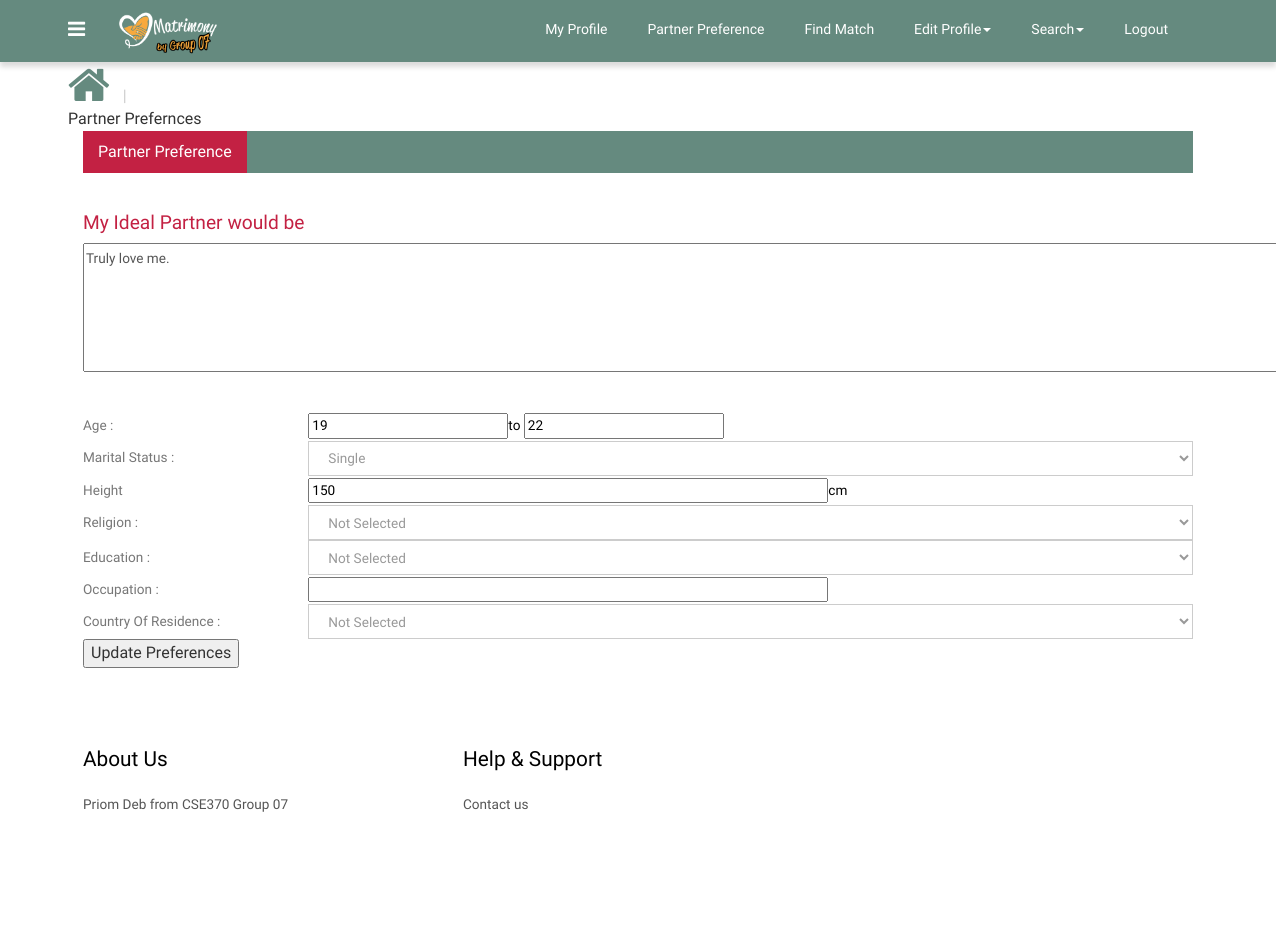
/update_partner_preferences.php (signed in), run on the app's committed database.
### tables this page shows
CREATE TABLE `partner_preferences` (
  `id` int(10) NOT NULL,
  `userid` int(10) NOT NULL,
  `age_min` varchar(3) NOT NULL,
  `age_max` int(3) NOT NULL,
  `marital_status` varchar(20) NOT NULL,
  `height` int(3) NOT NULL,
  `religion` varchar(15) NOT NULL,
  `education` varchar(30) NOT NULL,
  `occupation` varchar(30) NOT NULL,
  `country` varchar(30) NOT NULL,
  `description` text NOT NULL
);

### update_partner_preferences.php (the view, shortened to what this page needs)
<?php
include_once("core_methods.php");
$id=$_SESSION['id'];
?>
<?php
		$sql="SELECT * FROM partner_preferences WHERE userid = $id";
		$result=mysqli_query($connect, $sql);
		if($result){
			$row=mysqli_fetch_assoc($result);
			$age_min=$row['age_min'];
			$age_max=$row['age_max'];
			$marital_status=$row['marital_status'];
			$height=$row['height'];
			$occupation=$row['occupation'];
			$description=$row['description'];
		}
		else{
			echo mysqli_error($connect);
		}
?>
<!DOCTYPE HTML>
<html>
<head>
<link href="css/bootstrap-3.1.1.min.css" rel='stylesheet' type='text/css' />
<link href="css/style.css" rel='stylesheet' type='text/css' />
<link href="css/font-awesome.css" rel="stylesheet">
</head>
<body>
 <?php
 include("includes/user_nav_bar.php");
 ?>
<div class="grid_3">
  <div class="container">
   <div class="breadcrumb1">
     <ul>
        <a href="index.php"><i class="fa fa-home home_1"></i></a>
        <span class="divider">&nbsp;|&nbsp;</span>
        <li class="current-page">Partner Prefernces</li>
     </ul>
   </div>
   <div class="profile">
   	 <div class="col-md-12 profile_left">
		<div class="col_4">
		    <div class="bs-example bs-example-tabs" role="tabpanel" data-example-id="togglable-tabs">
			   <ul id="myTab" class="nav nav-tabs nav-tabs1" role="tablist">
				  <li role="presentation" class="active"><a href="#home" id="home-tab" role="tab" data-toggle="tab" aria-controls="home" aria-expanded="true">Partner Preference</a></li>
			   </ul>
			   <form action="" method="post" name="partner">
			   <div id="myTabContent" class="tab-content">
				  <div role="tabpanel" class="tab-pane fade in active" id="home" aria-labelledby="home-tab">
                  <div class="tab_box">
				    	<h1>My Ideal Partner would be</h1>
				    	<p><textarea name="description" rows="5" cols="150"><?php echo $description;?></textarea></p>
				    </div>
				    <div class="basic_1-left">
				    	  <table class="table_working_hours">
				        	<tbody>
				        		<tr class="opened">
									<td class="day_label">Age   :</td>
									<td class="day_value">
									<input type="text" name="age_min" value="<?php echo $age_min; ?>">to <input type="text" name ="age_max" value="<?php echo $age_max; ?>">
									</td>
								</tr>
				        		<tr class="opened">
									<td class="day_label">Marital Status :</td>
									<td class="day_value">
										<div class="select-block1">
										<select name="marital_status">
						                    <option value="<?php if($marital_status="Single"){echo "Single";} elseif ($marital_status="Married") {echo "Married";} else{echo "Divorced";}?>"><?php echo $marital_status;?></option>
						                </select>
						                </div>
									</td>
								</tr>
								<tr class="opened">
									<td class="day_label">Height</td>
									<td class="day_value closed"><input type="text"  id="edit-name" name="height" value="<?php echo $height;?>" size="60" maxlength="60" class="form-text">cm</td>
								</tr>
								<tr class="opened">
									<td class="day_label">Religion :</td>
									<td class="day_value closed"><span>
									<div class="select-block1">
					                    <select name="religion">
                                        <option value="Not Selected">Not Selected</option>
					                    </select>
	                 				</div></span>
	                  			</td>
								</tr>
								<tr class="opened">
									<td class="day_label">Education :</td>
									<td class="day_value closed"><div class="select-block1">
						                <select name="education">
						                <option value="Not Selected">Not Selected</option>
						                </select>
								    </div>
								    </td>
								</tr>
								<tr class="opened">
									<td class="day_label">Occupation :</td>
									<td class="day_value closed"> <input type="text" id="edit-name" name="occupation" value="" size="60" maxlength="60" value="<?php echo $occupation;?>" class="form-text"></td>
								</tr>
								<tr class="opened">
									<td class="day_label">Country of Residence :</td>
									<td class="day_value closed">
										<div class="select-block1">
						                    <select name="country">
                                            <option value="Not Selected">Not Selected</option>
						                    </select>
						                 </div>
						            </td>
								</tr>
							 </tbody>
				          </table>
				        </div>
				  </div>
				 <input type="submit" value="Update Preferences">
		     </div>
		     </form>
		  </div>
	   </div>
   	 </div>
       <div class="clearfix"> </div>
    </div>
  </div>
</div>
<?php
include("footer.php");
?>
<link rel="stylesheet" href="css/flexslider.css" type="text/css" media="screen" />
</body>
</html>

### css/style.css (style rules this page uses)
h4, h5, h6, h1, h2, h3 { margin-top: 0; }
ul, ol { margin: 0; }
p { margin: 0; }
html, body { font-family: 'Ubuntu', sans-serif; font-size: 100%; background: #fff; }
body a { transition: 0.5s all; -webkit-transition: 0.5s all; -moz-transition: 0.5s all; -o-transition: 0.5s all; -ms-transition: 0.5s all; }
i.home_1 { color: #658a7f; font-size: 45px; }
span.divider { padding: 0 5px; color: #ccc; }
table.table_working_hours { width: 100%; }
.table_working_hours tr { border: 0; }
td.day_label { color: #777; padding: 5px 0; }
.table_working_hours tr { color: #000; font-size: 0.85em; text-transform: capitalize; }
.nav-tabs1 { display: inline-block; border-bottom: none; font-weight: 500; background-color: #658a7f; width: 100%; padding: 0; margin-bottom: 2em; }
.nav-tabs1>li.active>a, .nav-tabs1>li.active>a:focus, .nav-tabs1>li.active>a:hover { color: #fff; background-color: #c32143; border: none; }
.nav-tabs1>li { margin-bottom: 0; }
a#profile-tab, a#home-tab, a#profile-tab1 { color: #fff; }
.tab_box { margin-bottom: 2em; }
.tab_box h1 { color: #c32143; font-size: 1.2em; }
.tab_box p { color: #555; font-size: 0.85em; line-height: 1.8em; }
.basic_1-left { padding-left: 0; }
.select-block1 select, .input-group1 input[type="text"] { box-shadow: none; border: 1px solid #ccc; border-radius: 0; outline: 0; background: #ffffff; height: 35px; line-height: 25px; padding: 5px 15px; width: 100%; color: #999; }
ul { padding: 0; list-style: none; }

### css/navstyle.css (style rules this page uses)
.nav-tabs > li > a, .nav-tabs > li > a:hover, .nav-tabs > li > a:focus, .nav-tabs > li.active > a, .nav-tabs > li.active > a:hover, .nav-tabs > li.active > a:focus { border: none; border-radius: 0; }

### data on the page
partner_preferences: description "Truly love me.", age_min "19", age_max "22", height "150"

### other printed values
form field marital_status "Single"
